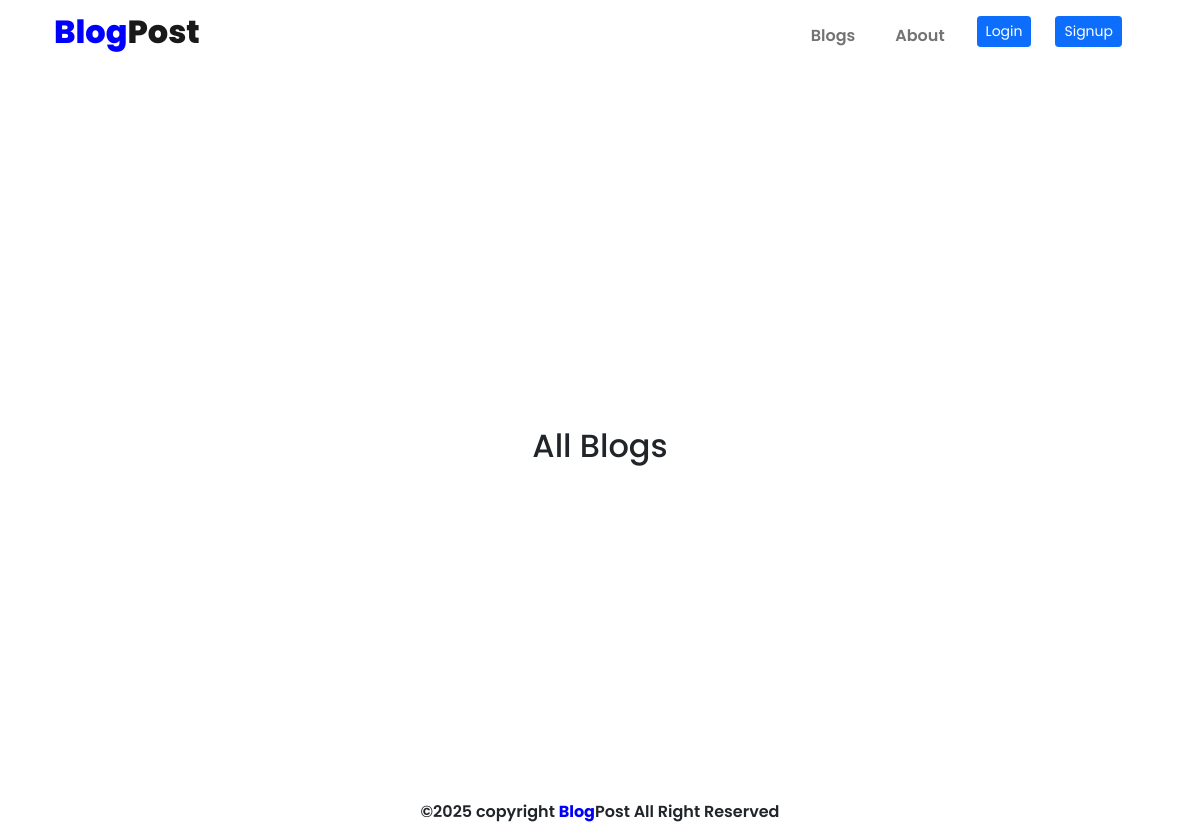
Page /blog/ on the earlier database version.
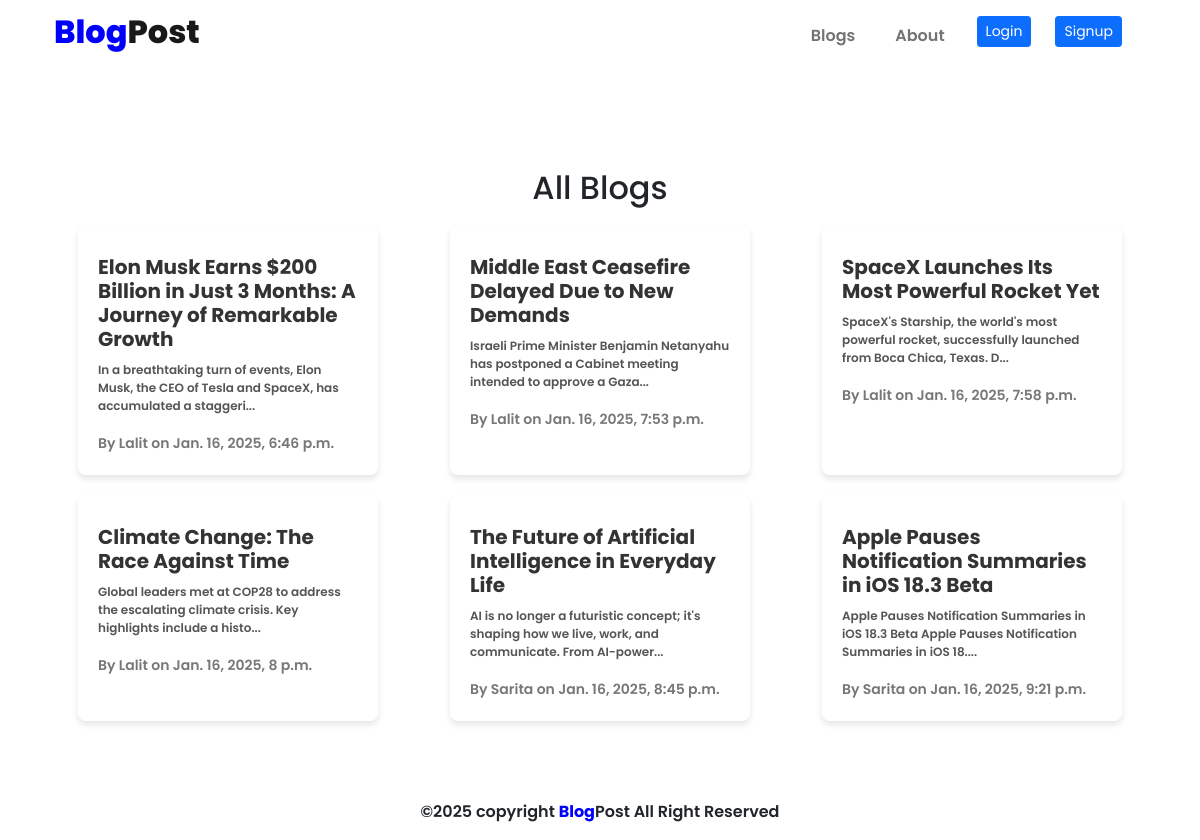
Same page on the later database version.
### BlogApp/models.py (models this page shows, shortened)
class Blog(models.Model):
    title = models.CharField(max_length=100)
    content = models.TextField()
    author = models.ForeignKey(User, on_delete=models.CASCADE)
    created_at = models.DateTimeField(auto_now_add=True)
    updated_at = models.DateTimeField(auto_now=True)

### BlogApp/views.py (the view)
# urls.py: path('blog/', views.blog_cards, name='blog_cards'),
def blog_cards(request):
    blogs = Blog.objects.all()
    return render(request, 'BlogApp/blog.html', {'blogs': blogs})

### BlogApp/templates/BlogApp/blog.html (shortened to what this page needs)
{% extends 'BlogApp/base.html' %}
{% block contents %}
<div class="row" style="display: flex; justify-content: center;  align-items:center; height: 100vh; padding-top: 100px;">
    <div class="blog-cards-container">
        <h2>All Blogs</h2>
        <div class="blog-cards">
            {% for blog in blogs %}
            <div class="blog-card">
                <a href="{% url 'blogdetail' blog.pk %}" class="blog-card-link">
                    <h3>{{ blog.title }}</h3>
                    <p>{{ blog.content|slice:":100" }}...</p>
                    <small>By {{ blog.author }} on {{ blog.created_at }}</small>
                </a>
            </div>
            {% endfor %}
        </div>
    </div>
</div>
{% endblock %}

### BlogApp/templates/BlogApp/base.html (shortened to what this page needs)
<!DOCTYPE html>
<html lang="en">
<head>
    <link href="https://cdn.jsdelivr.net/npm/bootstrap@5.0.2/dist/css/bootstrap.min.css" rel="stylesheet"
>
</head>
<body>
    <div class="container-fluid" style="display: flex; justify-content: center;">
        <div class="container" style="z-index: 1; position:fixed;">
            <nav class="navbar navbar-expand-lg navbar-light">
                <div class="container-fluid">
                    <a class="navbar-brand" href="{% url 'logout' %}">
                        <h2 style="font-weight: 800;">
                            <span style="color: blue;">Blog</span>Post
                        </h2>
                    </a>
                    <div class="collapse navbar-collapse justify-content-end" id="navbarNav">
                        <ul class="navbar-nav b-2 mb-lg-0">
                            <li class="nav-item me-4">
                                <a class="nav-link" href="{% url 'blog_cards' %}">Blogs</a>
                            </li>
                            <li class="nav-item me-4">
                                <a class="nav-link" href="{% url 'about' %}">About</a>
                            </li>
                            <li class="nav-item me-4" style="margin-bottom: 5px;"> <a class="btn btn-sm btn-primary"
                                    href="{% url 'login' %}">Login</a></li>
                            <li class="nav-item me-4">
                                <a class="btn btn-sm btn-primary" href="{% url 'register' %}">Signup</a>
                            </li>
                        </ul>
                    </div>
                </div>
            </nav>
        </div>
        <div class="container" style="display: flex; justify-content: center;  align-items:center;height: 100vh; ">
            {% block contents %}
            {% endblock %}
        </div>
    </div>
    <div class="container-fluid">
        <div class="container">
            <footer style="text-align: center;">
                <p> &copy;2025 copyright <span style="color: blue;font-weight: 700;">Blog</span>Post All Right Reserved</p>
            </footer>
        </div>
    </div>
</body>
</html>

### BlogApp/templates/BlogApp/base.html (style rules this page uses)
body { font-family: "Poppins", serif; font-weight: 600; font-style: normal; }

### BlogApp/templates/BlogApp/blog.html (style rules this page uses)
.blog-cards-container { max-width: 1200px; text-align: center; }
.blog-cards { display: flex; flex-wrap: wrap; justify-content: space-around; }
.blog-card { background-color: #fff; box-shadow: 0 4px 6px rgba(0, 0, 0, 0.1); border-radius: 8px; width: 300px; margin: 10px; padding: 20px; text-align: left; transition: transform 0.2s ease-in-out; }
.blog-card-link { color: #333; text-decoration: none; }
.blog-card h3 { font-size: 20px; margin: 10px 0; font-weight: bold; }
.blog-card p { font-size: 12px; color: #555; }
.blog-card small { font-size: 14px; color: #777; }

Differences in the rows shown:
added Blog: title "Elon Musk Earns $200 Billion in Just 3 Months: A Journey of Remarkable Growth", content "In a breathtaking turn of events, Elon Musk, the CEO of Tesla and SpaceX, has accumulated a staggeri", author "Lalit", created_at "Jan. 16, 2025, 6:46 p.m."
added Blog: title "Middle East Ceasefire Delayed Due to New Demands", content "Israeli Prime Minister Benjamin Netanyahu has postponed a Cabinet meeting intended to approve a Gaza", author "Lalit", created_at "Jan. 16, 2025, 7:53 p.m."
added Blog: title "SpaceX Launches Its Most Powerful Rocket Yet", content "SpaceX's Starship, the world's most powerful rocket, successfully launched from Boca Chica, Texas. D", author "Lalit", created_at "Jan. 16, 2025, 7:58 p.m."
added Blog: title "Climate Change: The Race Against Time", content "Global leaders met at COP28 to address the escalating climate crisis. Key highlights include a histo", author "Lalit", created_at "Jan. 16, 2025, 8 p.m."
added Blog: title "The Future of Artificial Intelligence in Everyday Life", content "AI is no longer a futuristic concept; it's shaping how we live, work, and communicate. From AI-power", author "Sarita", created_at "Jan. 16, 2025, 8:45 p.m."
added Blog: title "Apple Pauses Notification Summaries in iOS 18.3 Beta", content "Apple Pauses Notification Summaries in iOS 18.3 Beta Apple Pauses Notification Summaries in iOS 18.", author "Sarita", created_at "Jan. 16, 2025, 9:21 p.m."
